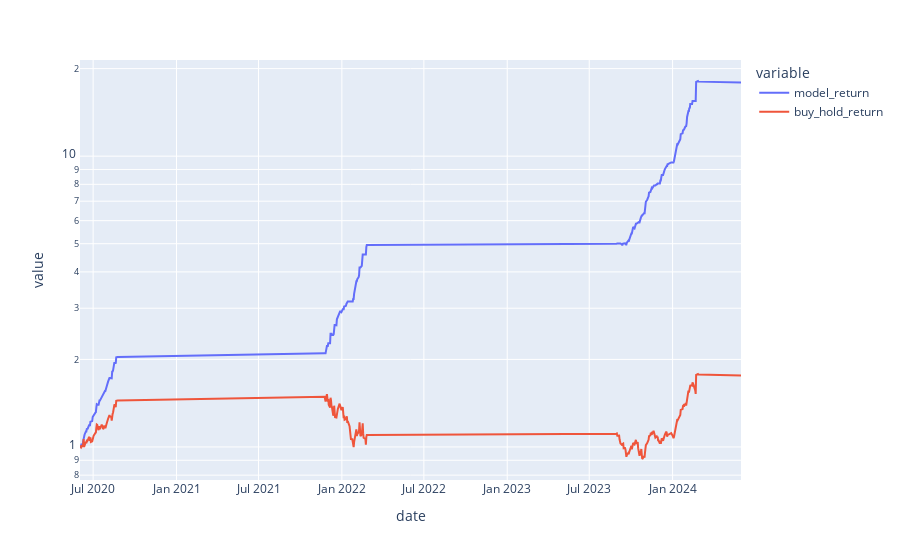

The cell this chart's notebook holds for it:
### Code cell
plx.line(
    data_frame=simulation.melt(ignore_index=False).reset_index(),
    x='date',
    y='value',
    color='variable',
    log_y=True
)

### Figure 1 — Plotly figure (JSON) as saved in the notebook; plotly's stock layout.template omitted (floating-point values rounded to 4 significant figures; data arrays with more than 128 entries replaced by an {"elided": "..."} marker saying what was removed)
{"data": [{"hovertemplate": "variable=model_return<br>date=%{x}<br>value=%{y}<extra></extra>", "legendgroup": "model_return", "line": {"color": "#636efa", "dash": "solid"}, "marker": {"symbol": "circle"}, "mode": "lines", "name": "model_return", "orientation": "v", "showlegend": true, "type": "scatter", "x": {"elided": "248 str values"}, "xaxis": "x", "y": {"elided": "248 float values"}, "yaxis": "y"}, {"hovertemplate": "variable=buy_hold_return<br>date=%{x}<br>value=%{y}<extra></extra>", "legendgroup": "buy_hold_return", "line": {"color": "#EF553B", "dash": "solid"}, "marker": {"symbol": "circle"}, "mode": "lines", "name": "buy_hold_return", "orientation": "v", "showlegend": true, "type": "scatter", "x": {"elided": "248 str values"}, "xaxis": "x", "y": {"elided": "248 float values"}, "yaxis": "y"}], "layout": {"legend": {"title": {"text": "variable"}, "tracegroupgap": 0}, "margin": {"t": 60}, "xaxis": {"anchor": "y", "domain": [0, 1], "title": {"text": "date"}}, "yaxis": {"anchor": "x", "domain": [0, 1], "title": {"text": "value"}, "type": "log"}}}
